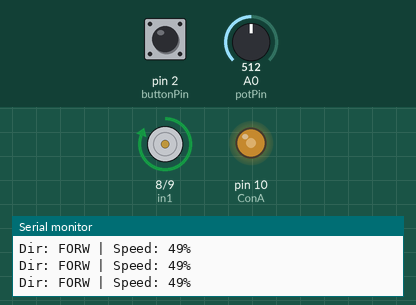
Bench run of a sketch on a simulated Arduino Uno, built with avr-gcc and run on an emulated ATmega328P. Shown: motor-driver pin pairs drawn as motors (green arrow = first pin HIGH = forward, orange = second pin HIGH = backward, longer = more drive), output pins drawn as LEDs (lit = HIGH), the last lines printed to the serial monitor. The inputs (shaded band) are chosen by the test bench; at power-on: A0 (potPin) = 512, pin 2 (buttonPin) HIGH.

Above: at 1.2 s.
1.3 s: A0 (potPin) set to 113
At 1.7 s:
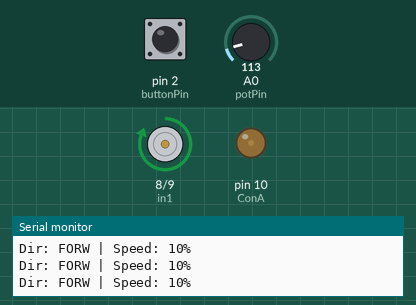
2.8 s: A0 (potPin) set to 99
At 4.0 s:
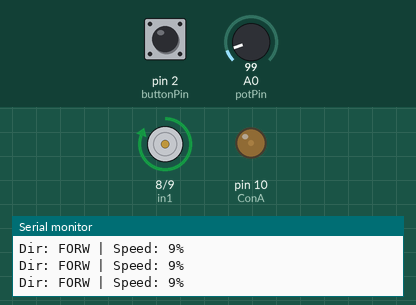
5.8 s: pin 2 (buttonPin) pulled LOW for 0.15 s
At 7.0 s:
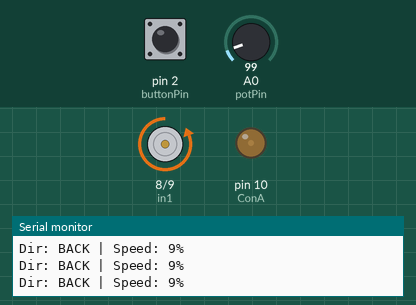
7.4 s: A0 (potPin) set to 306
At 8.4 s:
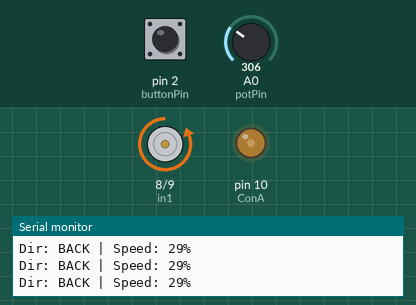
8.9 s: A0 (potPin) set to 0
At 9.4 s:
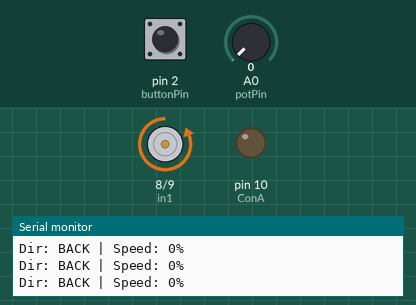
10.4 s: pin 2 (buttonPin) pulled LOW for 1 s
At 11.0 s:
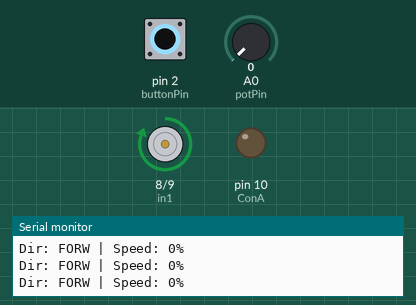
Timing chart, 0 to 13.4 s (numbered marks = the images above; inputs shaded):
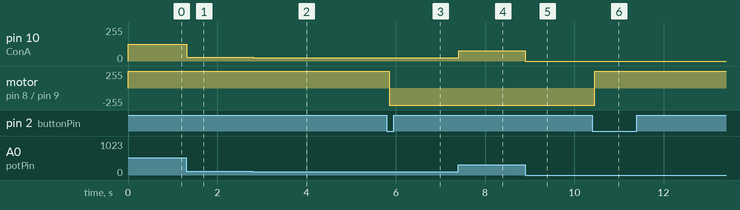

The sketch:

sketch_feb9a.ino
```cpp
// THIS IS THE CODE WITH SWITCH BUTTON TO CONTROL THE MOTOR DIRECTION
// WE ACHIEVE THIS BY USING INPUT_PULLUP TO KEEP THE INTERNAL RESISTOR TO HIGH; PRESSING IT BRINGS IT TO LOW

int in1 = 8;
int in2 = 9;
int ConA = 10;
int potPin = A0;
int buttonPin = 2; // Added button pin

bool isForward = true;   // Variable to keep track of the motor direction
bool lastButtonState = HIGH; // Variable to keep track of the button state

void setup() {
  pinMode(in1, OUTPUT);
  pinMode(in2, OUTPUT);
  pinMode(ConA, OUTPUT);
  pinMode(buttonPin, INPUT_PULLUP); // Internal resistor

  Serial.begin(9600);
}

void loop() {
  // 1. We first check the button state
  bool currentButtonState = digitalRead(buttonPin);

  // If button is pressed (LOW) and it wasn't pressed before, then
  if (currentButtonState == LOW && lastButtonState == HIGH) {
    isForward = !isForward; // Toggle the direction (true becomes false, etc)
    delay(50); // For ease-ness sake, we add a delay here so it doesn't jump. But improvements can be made using no delay() clocks for future codes.
  }
  lastButtonState = currentButtonState;

  // 2. Then, we set the direction of the motor
  if (isForward) {
    digitalWrite(in1, HIGH);
    digitalWrite(in2, LOW);
  } else {
    digitalWrite(in1, LOW);
    digitalWrite(in2, HIGH);
  }

  // 3. Handling Speed
  int val = analogRead(potPin);
  int speed1 = map(val, 0, 1023, 0, 255);
  analogWrite(ConA, speed1);

  // 4. Debugging
  Serial.print("Dir: ");
  Serial.print(isForward ? "FORW" : "BACK");
  Serial.print(" | Speed: ");
  Serial.print(map(speed1, 0, 255, 0, 100));
  Serial.println("%");

  delay(10);
}
```

Measured:
- after the input at 1.3 s, pin 10 (ConA): 127/255 → 28/255 at once
- after the input at 2.8 s, pin 10 (ConA): 28/255 → 24/255 at once
- after the input at 5.8 s, motor on pin 8 (in1) / pin 9 (in2): forward 255/255 → backward 255/255 after 0.05 s
- after the input at 7.4 s, pin 10 (ConA): 24/255 → 76/255 at once
- after the input at 8.9 s, pin 10 (ConA): 76/255 → 0/255 at once
- after the input at 10.4 s, motor on pin 8 (in1) / pin 9 (in2): backward 255/255 → forward 255/255 after 0.06 s
